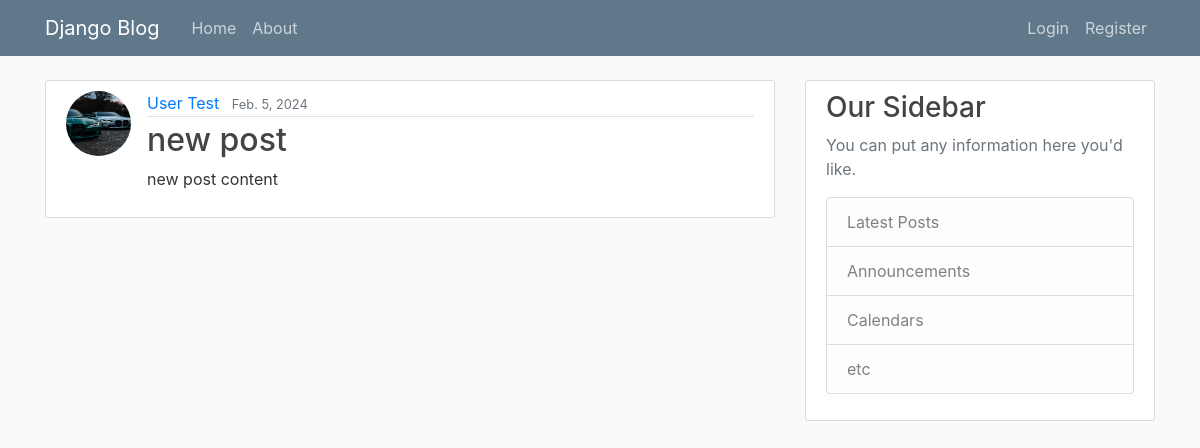
Before: /post/1/ with the older database file.
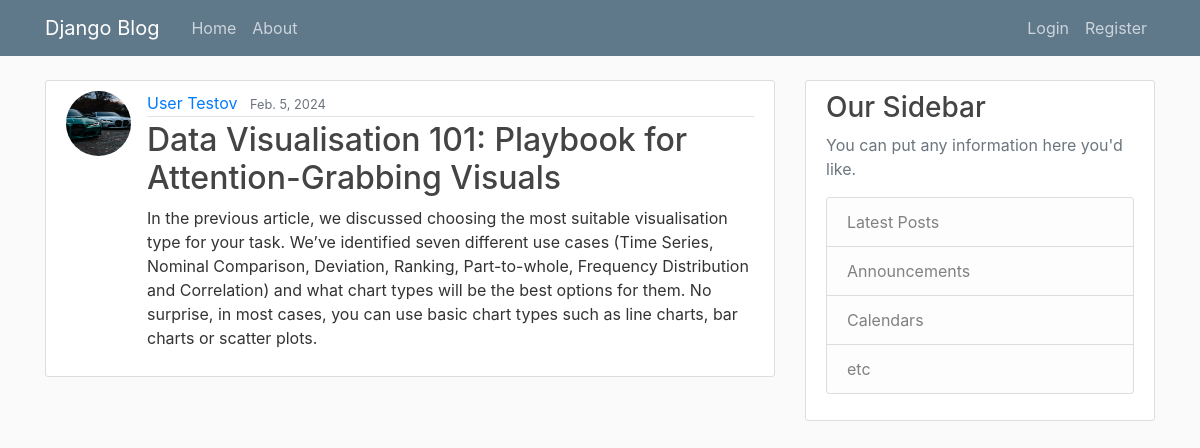
After: the same page with the newer database file.
### blog/models.py (models this page shows, shortened)
class AbstractModel(models.Model):
    created_at = models.DateTimeField(auto_now_add=True)
    updated_at = models.DateTimeField(auto_now=True)
    class Meta:
        abstract = True

class Post(AbstractModel):
    title = models.CharField(max_length=128)
    content = models.TextField()
    published = models.DateField()
    is_active = models.BooleanField(default=False)
    author = models.ForeignKey("blog.User", CASCADE, "posts")

class User(AbstractUser, AbstractModel):
    avatar = models.ImageField(upload_to=avatar_path, default='user_photos/default/default.jpg')

### blog/views.py (the view)
# urls.py: path('post/<int:pk>/', PostDetailView.as_view(), name='post_detail'),
class PostDetailView(DetailView):
    model = Post
    context_object_name = 'post'
    template_name = 'blog/post_detail.html'

### templates/blog/post_detail.html (shortened to what this page needs)
{% extends 'blog/base.html' %}
{% load static %}
{% block body %}
    <main role="main" class="container">
        <div class="row">
            <div class="col-md-8">
                <article class="media content-section">
                    <img class="rounded-circle article-img" src="{{ post.author.avatar.url }}">
                    <div class="media-body">
                        <div class="article-metadata">
                            <a class="mr-2"
                               href="{% url 'blog:user_posts' post.author.username %}">{{ post.author.first_name }} {{ post.author.last_name }}</a>
                            <small class="text-muted">{{ post.published }}</small>
                        </div>
                        <h2 class="article-title">{{ post.title }}</h2>
                        <p class="article-content">{{ post.content }}
                        </p>
                    </div>
                </article>
            </div>
            {% include 'blog/sidebar.html' %}
        </div>
    </main>
{% endblock %}

Changed rows visible on the page:
changed Post "User": author.last_name "Test" → "Testov"; title "new post" → "Data Visualisation 101: Playbook for Attention-Grabbing Visuals"; content "new post content" → "In the previous article, we discussed choosing the most suitable visualisation type for your task. We’ve identified seven different use cases (Time Series, Nominal Comparison, Deviation, Ranking, Part-to-whole, Frequency Distribution and Correlation) and what chart types will be the best options for them. No surprise, in most cases, you can use basic chart types such as line charts, bar charts or scatter plots."
